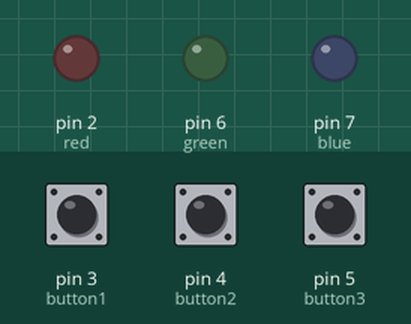
Recording of a sketch running on a simulated Arduino Uno, built with avr-gcc and run on an emulated ATmega328P. Parts: output pins drawn as LEDs (lit = HIGH). The test bench sets the inputs (shaded band); at power-on: pin 4 (button2) LOW, pin 5 (button3) LOW, pin 3 (button1) LOW.

Above: at 2.8 s.
2.9 s: pin 4 (button2) pulled HIGH for 1.2 s
At 3.4 s:
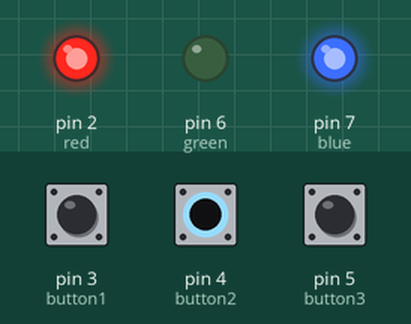
8.2 s: pin 5 (button3) pulled HIGH for 1.2 s
At 13.4 s:
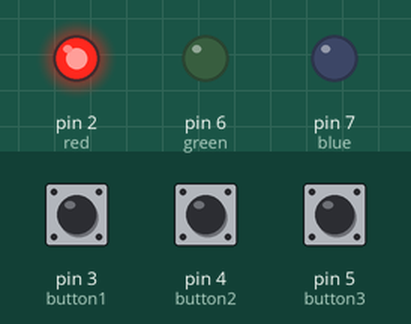
13.5 s: pin 5 (button3) pulled HIGH for 3.2 s
At 15.8 s:
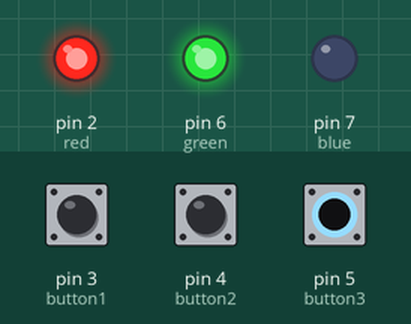
20.5 s: pin 3 (button1) pulled HIGH for 1.2 s
At 21.9 s:
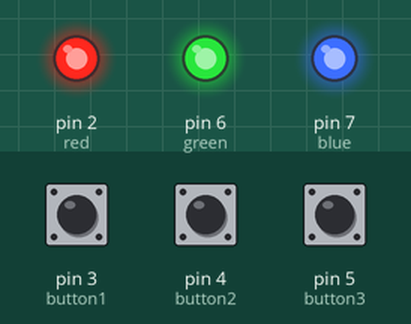
Timing chart, 0 to 24.5 s (numbered marks = the images above; inputs shaded):
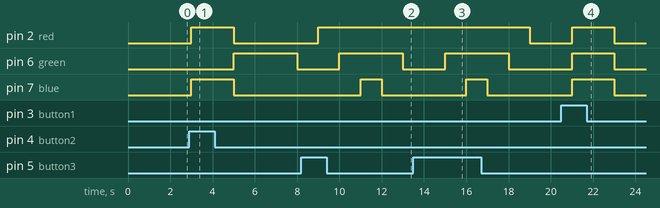

Measured:
- after the input at 2.9 s, pin 2 (red), pin 7 (blue): LOW → HIGH after 0.10 s, → LOW 2.0 s later; pin 6 (green): LOW → HIGH after 2.1 s, → LOW 3.0 s later
- after the input at 8.2 s, pin 2 (red): LOW → HIGH after 0.80 s; pin 6 (green): LOW → HIGH after 1.8 s, → LOW 3.0 s later; pin 7 (blue): LOW → HIGH after 2.8 s, → LOW 1.0 s later
- after the input at 13.5 s, pin 2 (red): HIGH → LOW after 5.5 s instead of 0.50 s; pin 6 (green): LOW → HIGH after 1.5 s, → LOW 3.0 s later; pin 7 (blue): LOW → HIGH after 2.5 s, → LOW 1.0 s later
- after the input at 20.5 s, pin 2 (red), pin 6 (green), pin 7 (blue): LOW → HIGH after 0.50 s, → LOW 2.0 s later

The sketch:

soal1.ino
```cpp
int button1Value = 0;
int button2Value = 0;
int button3Value = 0;

int button1 = 3;
int button2 = 4;
int button3 = 5;
int red = 2;
int green = 6;
int blue = 7;

void setup()
{
  pinMode(red, OUTPUT);
  pinMode(green, OUTPUT);
  pinMode(blue, OUTPUT);
  pinMode(button1, INPUT);
  pinMode(button2, INPUT);
  pinMode(button3, INPUT);
}

void loop()
{
  button1Value = digitalRead(button1);
  button2Value = digitalRead(button2);
  button3Value = digitalRead(button3);

  if(button1Value != 0)
  {
    digitalWrite(red, HIGH);
    digitalWrite(blue, HIGH);
    digitalWrite(green, HIGH);
    delay(2000);
    digitalWrite(red, LOW);
    digitalWrite(blue, LOW);
    digitalWrite(green, LOW);
    delay(2000);
  }

  if(button2Value != 0)
  {
    digitalWrite(red, HIGH);
    digitalWrite(blue, HIGH);
    delay(2000);
    digitalWrite(green, HIGH);
    digitalWrite(red, LOW);
    digitalWrite(blue, LOW);
    delay(2000);
  }
  else
  {
     digitalWrite(green, LOW);
  }

  if(button3Value != 0)
  {
    digitalWrite(red, HIGH);
    delay(1000);
    digitalWrite(green, HIGH);
    delay(1000);
    digitalWrite(blue, HIGH);
    delay(1000);
    digitalWrite(blue, LOW);
    delay(1000);
    digitalWrite(green, LOW);
    delay(1000);
  }
  else
  {
    digitalWrite(red, LOW);
    delay(1000);
  }


}
```
